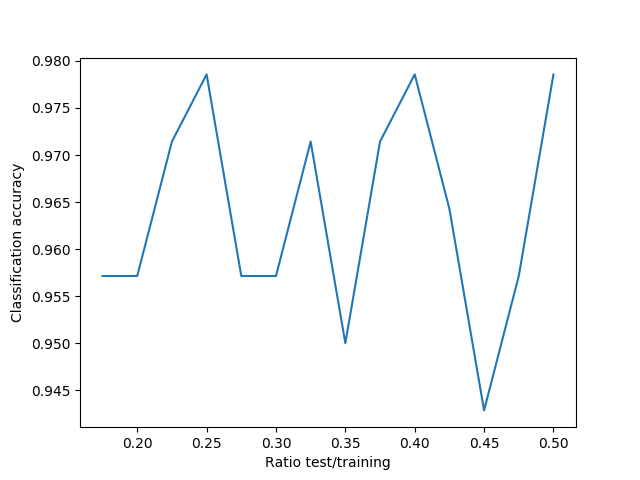
#> input picture accuracies.png, 640 x 480 px; its folder holds 4 pictures in this run
$ python resizeneg.py
#> lines starting #> are read from the running program, lines starting #| are printed output that depends on the picture
''' IMPORTANT: Run this .py file from the terminal ONLY after navigating to the folder where your raw images are located
	This script will read images from the current directory and resize them to 100x100, in grayscale, and put them
	in the mentioned folder

'''

import os
import cv2

ht = 100
i = 0
os.chdir('/home/pallab/Pictures/Opencv-Images')
for pic in os.listdir('.'):
    img = cv2.imread(pic, cv2.IMREAD_GRAYSCALE)
#> img: shape (480, 640); min 0, max 255, mean 249.5
    img = cv2.resize(img, (ht, ht))
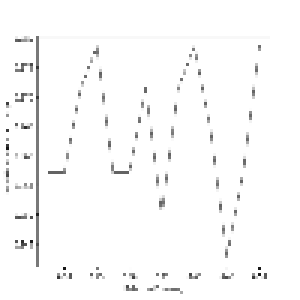
#> img: shape (100, 100) (shown 3 times larger); min 22, max 255, mean 250
    cv2.imwrite('/home/pallab/opcv/neg/'+str(i)+'.jpg', img)
    i += 1
#> pass 2 of the loop `for pic in os.listdir('.'):`:
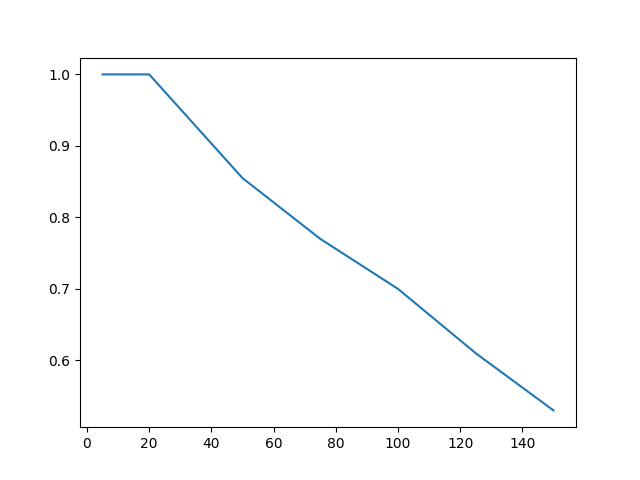
#> input picture accuracyversusneighbour.png, 640 x 480 px
#> `img = cv2.resize(img, (ht, ht))`:
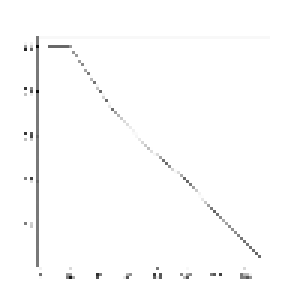
#> img: shape (100, 100) (shown 3 times larger); min 11, max 255, mean 252.5
#> pass 3 of the loop `for pic in os.listdir('.'):`:
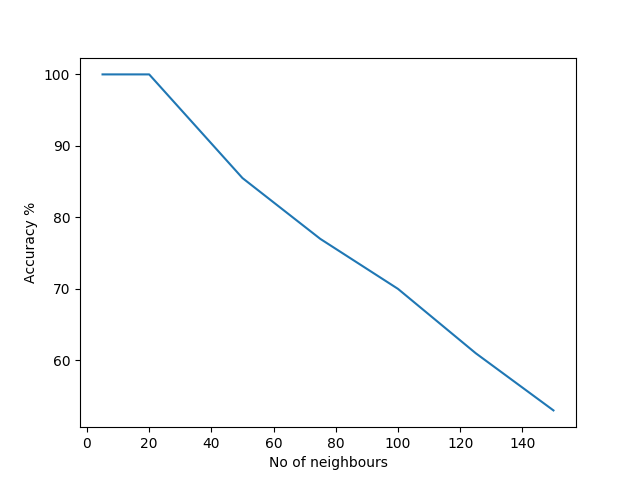
#> input picture accvsneighbours.png, 640 x 480 px
#> `img = cv2.resize(img, (ht, ht))`:
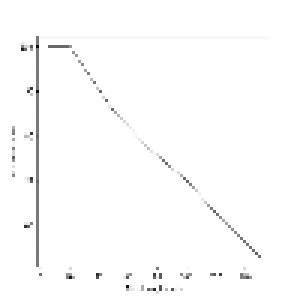
#> img: shape (100, 100) (shown 3 times larger); min 11, max 255, mean 252.2
#> (the run stopped early here; a loop or call above may not have finished)
